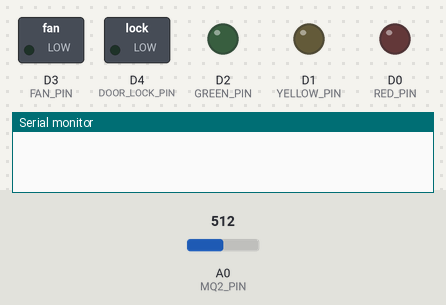
A sketch run on a simulated ESP8266 (NodeMCU). On the bench: switched loads named in the sketch (green lamp = pin HIGH), output pins drawn as LEDs (lit = HIGH), the last lines printed to the serial monitor. The test bench sets the inputs (shaded band); at power-on: A0 (MQ2_PIN) = 512. WiFi joins after 1.5 s; servers stay silent unless stated.

Above: at 0.1 s.
At 1.9 s:
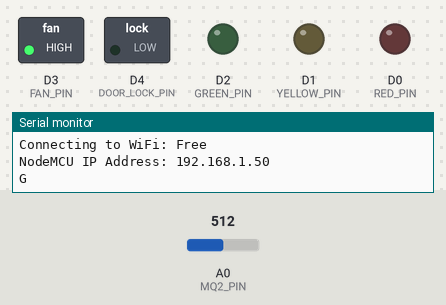
Timing chart, 0 to 3.4 s (numbered marks = the images above):
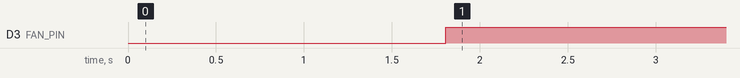

Measured:
- by itself, D3 (FAN_PIN): LOW → HIGH at 1.8 s

The sketch:

Node_MCU.ino
```cpp
#define BLYNK_TEMPLATE_ID           "TMPL6g3fIvYqV"
#define BLYNK_TEMPLATE_NAME         "Smart Home Automation System"
#define BLYNK_AUTH_TOKEN            "TgGtvuOFhZXZrjC3VgxPN7mxwSaYOWTL"

#include <ESP8266WiFi.h>
#include <BlynkSimpleEsp8266.h>
#include <SoftwareSerial.h>
// Define RX and TX pins for SoftwareSerial (for Arduino Nano)
SoftwareSerial NanoSerial(D5, D6); // RX, TX

char auth[] = "TgGtvuOFhZXZrjC3VgxPN7mxwSaYOWTL";
char ssid[] = "Free";
char pass[] = "password";

//Physical Pin
#define MQ2_PIN A0
#define RED_PIN D0
#define YELLOW_PIN D1
#define GREEN_PIN D2
#define FAN_PIN D3
#define DOOR_LOCK_PIN D4

//Virtual Pin
#define RED_V_PIN V1
#define YELLOW_V_PIN V2
#define GREEN_V_PIN V0
#define FAN_V_PIN V3
#define MQ2_V_PIN V4
#define DOOR_LOCK_V_PIN V5

#define gasThreshold 300
#define GAS_MESG 'G'
#define DOOR_UNLOCK_MESG 'U'

int gasTimer=0;
bool gasOn=0;
int gasTimeDelay =0;

bool isFanOn=false;

int doorOpen =0;
bool doorOpenByKeypad =false;

bool isDoorUnlocked=false;


void setup() {
  Serial.begin(9600); // UART communication with Arduino Nano
  NanoSerial.begin(9600);

  Blynk.begin(auth,ssid,pass);

  pinMode(MQ2_PIN, INPUT);
  pinMode(RED_PIN, OUTPUT);
  pinMode(YELLOW_PIN, OUTPUT);
  pinMode(GREEN_PIN, OUTPUT);
  pinMode(FAN_PIN, OUTPUT);
  pinMode(DOOR_LOCK_PIN, OUTPUT);

  // Connecting to WiFi
  Serial.println();
  Serial.print("Connecting to WiFi: ");
  Serial.println(ssid);
  WiFi.begin(ssid, pass);

    // Wait for connection
  while (WiFi.status() != WL_CONNECTED) {
    delay(500);
    Serial.print(".");
  }
    // Print the local IP address
  Serial.println();
  Serial.print("NodeMCU IP Address: ");
  Serial.println(WiFi.localIP());

}

void loop() {

  Blynk.run();

  if(gasTimer>0){
    gasTimer--;
  }
  if(gasTimer==0 && gasOn){
    gasOn=false;
    turnFanOff();
  }
  if(gasTimeDelay)gasTimeDelay--;

  if(doorOpen>0){
    doorOpen--;
  }
  if(doorOpenByKeypad && doorOpen ==0){
    doorOpenByKeypad=false;
    lockDoor();
  }

  checkGasLevel();
  checkSerialCommands();
  delay(100);
}

void checkGasLevel() {
  int gasLevel = analogRead(MQ2_PIN);

  if(gasTimeDelay==0){
    Blynk.virtualWrite(MQ2_V_PIN, gasLevel);
    gasTimeDelay = 20;
  }

  if (gasLevel > gasThreshold) {
    gasOn=true;
    gasTimer = 400;
    turnFanOn();
    if (NanoSerial.availableForWrite()) {
      Serial.println(GAS_MESG);
      NanoSerial.write(GAS_MESG); // Notify Nano to activate buzzer
    }
  }
}

// Fan control logic
void turnFanOn() {
  if (!isFanOn) {
    digitalWrite(FAN_PIN, HIGH);
    isFanOn = true;
    Blynk.virtualWrite(FAN_V_PIN, 1);
  }
}

void turnFanOff() {
  if (isFanOn) {
    digitalWrite(FAN_PIN, LOW);
    isFanOn = false;
    Blynk.virtualWrite(FAN_V_PIN, 0);
  }
}

void checkSerialCommands() {
  if (NanoSerial.available() > 0) {
    char command = Serial.read();
    if (command == DOOR_UNLOCK_MESG) {         // 'U' indicates a successful password
      doorOpen =5000;
      doorOpenByKeypad = true;
      unlockDoor();
    }
  }
}

void unlockDoor() {
  digitalWrite(DOOR_LOCK_PIN, HIGH); // Unlock door
  isDoorUnlocked = true;
  Blynk.virtualWrite(DOOR_LOCK_V_PIN, 1);
}

// Lock the door
void lockDoor() {
  digitalWrite(DOOR_LOCK_PIN, LOW); // Lock door
  isDoorUnlocked = false;
  Blynk.virtualWrite(DOOR_LOCK_V_PIN, 0); // Reflect state in Blynk
}


//blynk
BLYNK_WRITE(FAN_V_PIN) {
  int value = param.asInt();
  if (value == 1) {
    turnFanOn(); // Turn fan on manually
  } else {
    turnFanOff(); // Turn fan off manually
  }
}

BLYNK_WRITE(DOOR_LOCK_V_PIN) {
  int value = param.asInt();
  if (value == 1) {
    unlockDoor();
  } else {
    lockDoor();
  }
}

BLYNK_WRITE(RED_V_PIN) { digitalWrite(RED_PIN, param.asInt()); }
BLYNK_WRITE(YELLOW_V_PIN) { digitalWrite(YELLOW_PIN, param.asInt()); }
BLYNK_WRITE(GREEN_V_PIN) { digitalWrite(GREEN_PIN, param.asInt()); }
```
